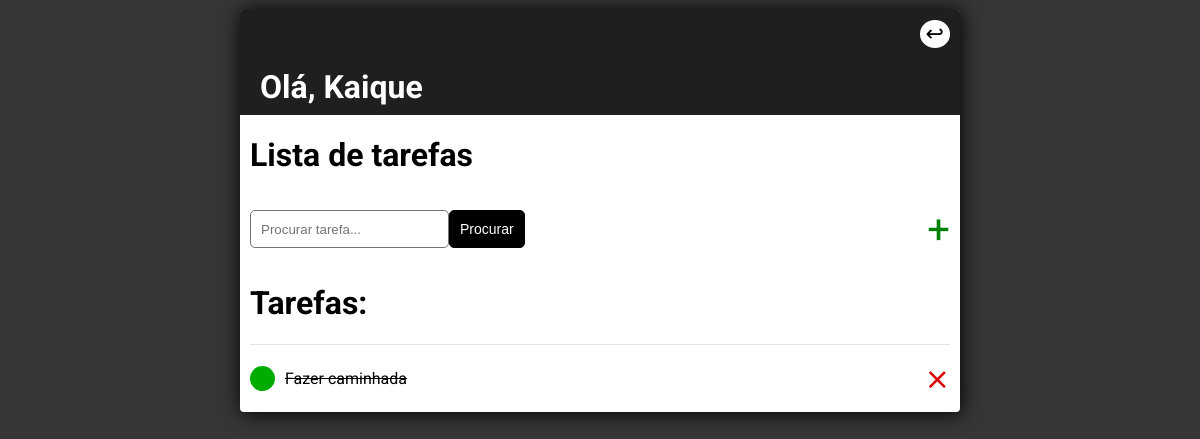
Page / (signed in) on the earlier database version.
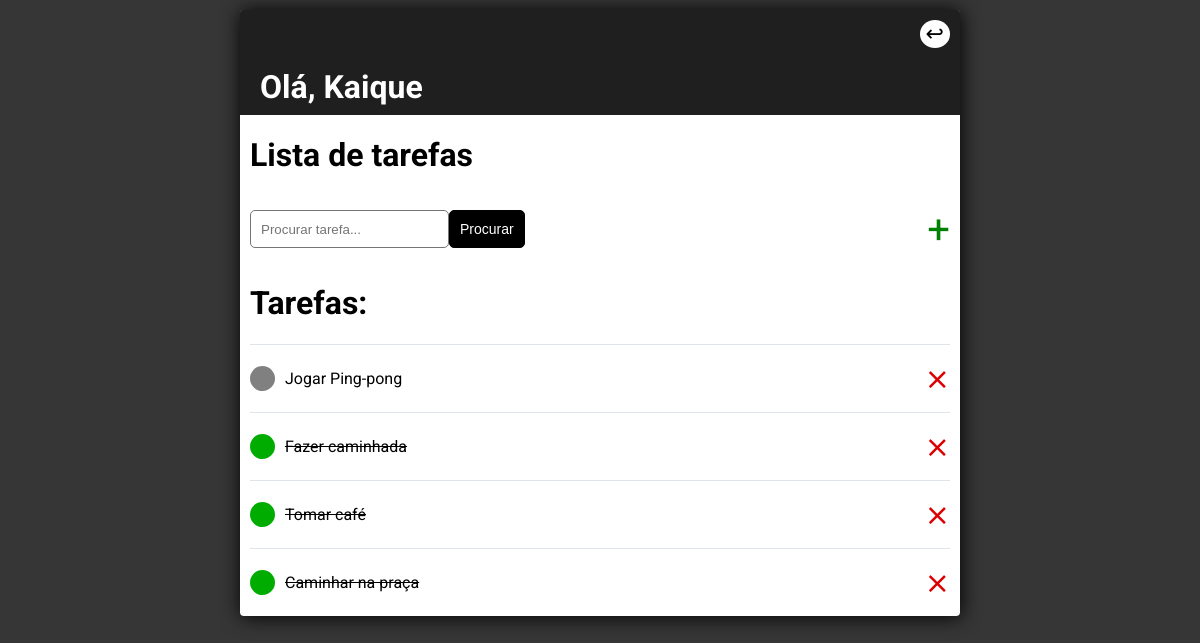
Same page on the later database version.
### Tarefas/models.py (models this page shows, shortened)
class Tarefas(models.Model):
    user = models.ForeignKey(User, on_delete=models.CASCADE,null=True,blank=True)
    titulo = models.CharField(max_length=110)
    descricao = models.TextField(null=True, blank=True)
    completa = models.BooleanField(default=False)
    data_de_criacao = models.DateTimeField(auto_now_add=True)
    class Meta:
        ordering = ['completa']

### Tarefas/views.py (the view)
# urls.py: path('', TarefasList.as_view(), name='listatarefa'),
class TarefasList(LoginRequiredMixin,ListView):
    model = Tarefas
    context_object_name = 'Tarefas'
    template_name = 'Tarefas/tarefas_list.html'
    def get_context_data(self, **kwargs):
        context = super().get_context_data(**kwargs)
        context['Tarefas'] = context['Tarefas'].filter(user=self.request.user)
        context['Count'] = context['Tarefas'].filter(completa=False).count()
        procura_input = self.request.GET.get("area-de-procura") or ''
        if procura_input:
            context['Tarefas'] = context['Tarefas'].filter(titulo__istartswith=procura_input)
        context['procura_input'] = procura_input
        return context

### Tarefas/templates/Tarefas/tarefas_list.html
{% extends 'Tarefas/main.html' %}
{% block content %}
<div class="container">
     <div class="header-bar">
            <div>
                {%if request.user.is_authenticated %}
                <p class="logout"><a href="{% url 'logout' %}"><button class="exitbutton">&#8617;</button></a></p>
            {% else %}
                <p><a href="{% url 'login' %}">Login</a></p>
            {% endif %}
                <h1 class="title">Olá, {{request.user|title}}</h1>
            </div>
        </div>     <h1>Lista de tarefas</h1>
                 <div class="barra-pesquisa-home">
                    <form method="GET" style="display: flex;" >
                            <input type="text" name="area-de-procura" value="{{procura_input}}" placeholder="Procurar tarefa...">
                            <input class="button" type="submit" value="Procurar" >
                    </form>
                    <div class="add-tarefa">
                        <a class="add-tarefa-link" href="{% url 'criartarefa' %}">&#43;</a>
                    </div>
                </div>
                <h1>Tarefas: </h1>
        <div class="Tarefalist">
                {% for t in Tarefas %}
                    <div class="div-tarefas">
                        {% if t.completa %}
                        <div class="titulo-tarefa">
                            <div class="tarefa-completa"></div>
                            <p><a href="{% url 'editartarefa' t.pk %}"><s>{{t.titulo}}</s></a></p>
                        </div>
                            <p><a class="deletebutton" href="{% url 'apagartarefa' t.pk %}">&#10799;</a></p>
                        {% else %}
                            <div class="titulo-tarefa"><div class="tarefa-incompleta"></div>
                            <p><a href="{% url 'editartarefa' t.pk %}">{{t.titulo}}</a></p></div>
                            <p><a class="deletebutton" href="{% url 'apagartarefa' t.pk %}">&#10799;</a></p>
                        {% endif %}
                     </div>
                        {% empty %}
                        <div>
                            <p>Não há tarefas...</p>
                        </div>
                        {% endfor %}
        </div>
</div>
{% endblock %}

### Tarefas/templates/Tarefas/main.html (shortened to what this page needs)
{% load static %}
<!DOCTYPE html>
<html lang="pt-br">
<head>
    <link rel="stylesheet" href="{% static 'Tarefas/style.css' %}">
</head>
<body class="body">
        {% block content %}
        {% endblock %}
</body>
</html>

### Tarefas/static/Tarefas/style.css (style rules this page uses)
.body { font-family: 'Roboto', sans-serif; background-color: #363636; margin-top: 10px; }
.container { width: 60vw; color: rgb(0, 0, 0); margin: auto; background-color: rgb(255, 255, 255); border-radius: 4px; box-shadow: black 1px 1px 20px 0px; }
h1 { padding-left: 10px; }
.button { border: 1px solid #000000; background-color: rgb(0, 0, 0); color: #ffffff; padding: 10px; font-size: 14px; border-radius: 5px; cursor: pointer; text-decoration: none; }
input[type=text], input[type=password], textarea { border: 1px solid #757575; border-radius: 5px; padding: 10px; width: 90%; }
.barra-pesquisa-home { display: flex; padding: 5px; flex-wrap: wrap; flex-direction: row; padding: 10px; align-items: center; justify-content: space-between; align-content: stretch; }
.add-tarefa { font-size: 40px; color: green; text-decoration: none; }
.add-tarefa-link { color: green; }
.div-tarefas { display: flex; align-items: center; justify-content: space-between; background-color: #fff; border-top: 1px solid #dfe4ea; overflow: hidden; }
.titulo-tarefa { display: flex; align-items: center; }
.tarefa-completa { margin-right: 10px; border-radius: 50%; height: 25px; width: 25px; background-color: rgb(0, 172, 0); }
.tarefa-incompleta { border-radius: 50%; background-color: grey; height: 25px; width: 25px; margin-right: 10px; }
a { text-decoration: none; color: rgb(0, 0, 0); }
.logout { margin: 0; padding: 10px; text-align: end; }
.title { color: white; margin:10px; }
.header-bar { border-top-left-radius: 3px; border-top-right-radius: 3px; color: white; height: 105px; background-color: #1F1F1F; }
.Tarefalist { padding: 0px; display: flex; flex-direction: column; height: fit-content; margin: 10px; }
.exitbutton { border-radius: 50%; background-color: white; font-size: 22px; color:black; border-style: none; }
.deletebutton { color: rgb(220, 0, 0); text-decoration: none; font-size: 30px; }

Differences in the rows shown:
added Tarefas: titulo "Jogar Ping-pong"
added Tarefas: titulo "Tomar café"
added Tarefas: titulo "Caminhar na praça"
